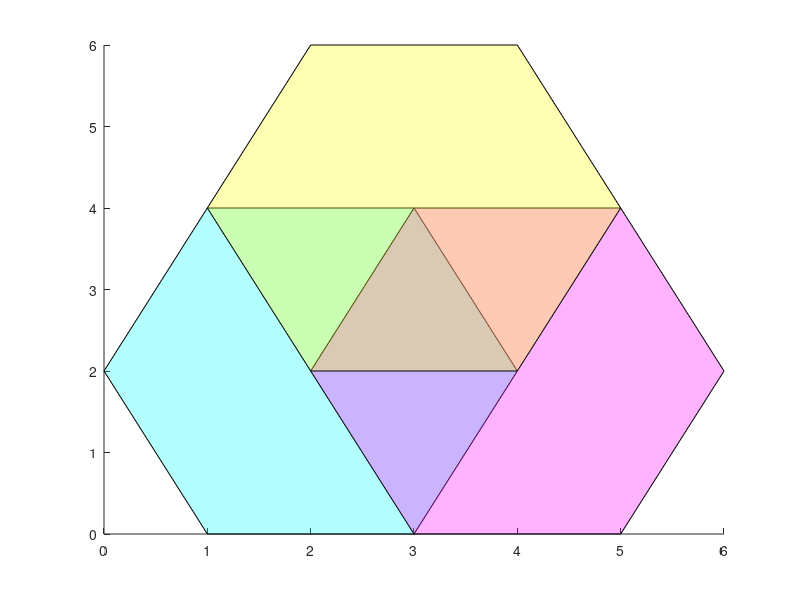

The MATLAB source for this figure:
%=============================================================================
% Copyright (c) 2016-present Allan CORNET (Nelson)
%=============================================================================
% This file is part of Nelson.
%=============================================================================
% LICENCE_BLOCK_BEGIN
% SPDX-License-Identifier: LGPL-3.0-or-later
% LICENCE_BLOCK_END
%=============================================================================
% <--ADV-CLI MODE-->
%=============================================================================
f = figure();
x = [1 3 4 3 1 0];
y = [0 0 2 4 4 2];
hold on
fill(x, y, 'cyan', 'FaceAlpha', 0.3)
fill(x + 2, y, 'magenta', 'FaceAlpha', 0.3)
fill(x + 1, y + 2, 'yellow', 'FaceAlpha', 0.3)
%=============================================================================
